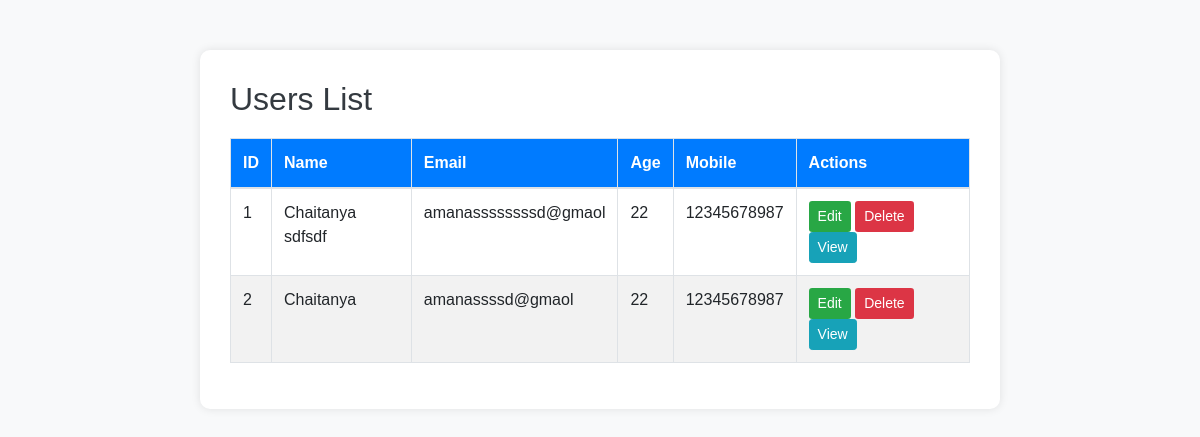
The app's page /crud/list/ with its own data.
### crud/models.py (models this page shows, shortened)
class User(models.Model):
    id=models.UUIDField(primary_key=True, default=uuid.uuid4, editable=False)
    name = models.CharField(max_length=100)
    email = models.EmailField(unique=True)
    mobile = models.CharField(max_length=15)
    age=models.IntegerField()

### crud/views.py (the view)
# urls.py: path('list/', views.list_users, name='list_users'),
def list_users(request):
    users = User.objects.all()
    return render(request, 'users_list.html', {'users': users})

### templates/users_list.html (shortened to what this page needs)
<!DOCTYPE html>
<html lang="en">
<head>
    <link rel="stylesheet" href="https://stackpath.bootstrapcdn.com/bootstrap/4.5.2/css/bootstrap.min.css">
</head>
<body>
    <div class="container">
        <h2>Users List</h2>
        <table class="table table-bordered">
            <thead>
                <tr>
                    <th>ID</th>
                    <th>Name</th>
                    <th>Email</th>
                    <th>Age</th>
                    <th>Mobile</th>
                    <th>Actions</th>
                </tr>
            </thead>
            <tbody>
                {% for user in users %}
                <tr>
                    <td>{{ forloop.counter }}</td>
                    <td>{{ user.name }}</td>
                    <td>{{ user.email }}</td>
                    <td>{{ user.age }}</td>
                    <td>{{ user.mobile }}</td>
                    <td>
                        <a href="{% url 'edit_user' user.id %}" class="btn btn-edit btn-sm">Edit</a>
                      <a href="{% url 'delete_user' user.id %}" class="btn btn-delete btn-sm">Delete</a>
                    <a href="{% url 'view_user' user.id %}" class="btn btn-info btn-sm">View</a>
                    </td>
                </tr>
                {% endfor %}
            </tbody>
        </table>
    </div>
</body>
</html>

### templates/users_list.html (style rules this page uses)
body { background-color: #f8f9fa; font-family: Arial, sans-serif; }
.container { margin-top: 50px; max-width: 800px; background: white; padding: 30px; border-radius: 10px; box-shadow: 0 0 10px rgba(0, 0, 0, 0.1); }
h2 { margin-bottom: 20px; color: #343a40; }
table { width: 100%; }
th, td { text-align: left; padding: 12px; }
th { background-color: #007bff; color: white; }
tr:nth-child(even) { background-color: #f2f2f2; }
.btn-edit { background-color: #28a745; color: white; }
.btn-delete { background-color: #dc3545; color: white; }

### records on screen
User: name "Chaitanya sdfsdf", email "amanassssssssd@gmaol", age "22", mobile "12345678987"
User: name "Chaitanya", email "amanassssd@gmaol", age "22", mobile "12345678987"
